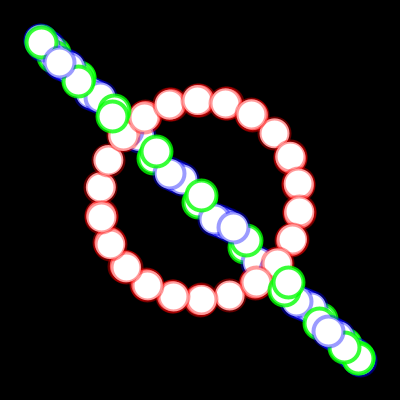
Frame 1 (no input)
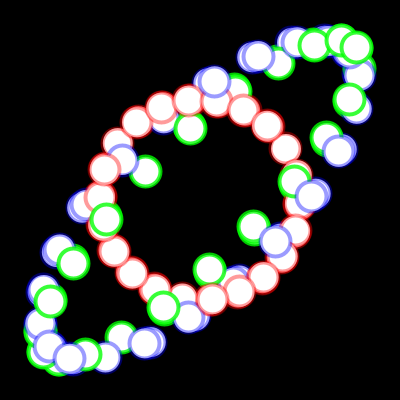
Frame 60 (the mouse pressed at the canvas centre just before this capture)
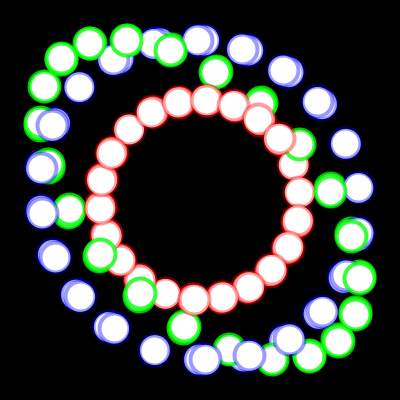
Frame 120 (the mouse held since frame 60 and released just before this capture)

The Processing sketch that drew these frames (run headless with seeded random() and noise(); from frame 60 on, the mouse is pressed at the canvas centre):

// Processing sketch: processing_46307
// ── processing_46307.pde

void setup() {
  size(400, 400);
  background(255);
  smooth();
}

float t = 0;
int r = 30;
float k = 0;

void draw() {
  background(0);

  strokeWeight(4);
  for (int i = 0;i < 40;i++) {
    stroke(255, 0, 0,100);
    ellipse(100*sin(t+i)+width/2, 100*cos(t+i)+height/2, r, r);

    stroke(0, 0, 255,100);
    ellipse(160*cos(t+i+k)+width/2, 160*cos(t+i)+height/2, r, r);

    stroke(0, 255, 0,200);
    ellipse(160*sin(t+i-1.1*k)+width/2, 160*sin(t+i)+height/2, r, r);

    k+= 0.001;
    t++;
  }
}
